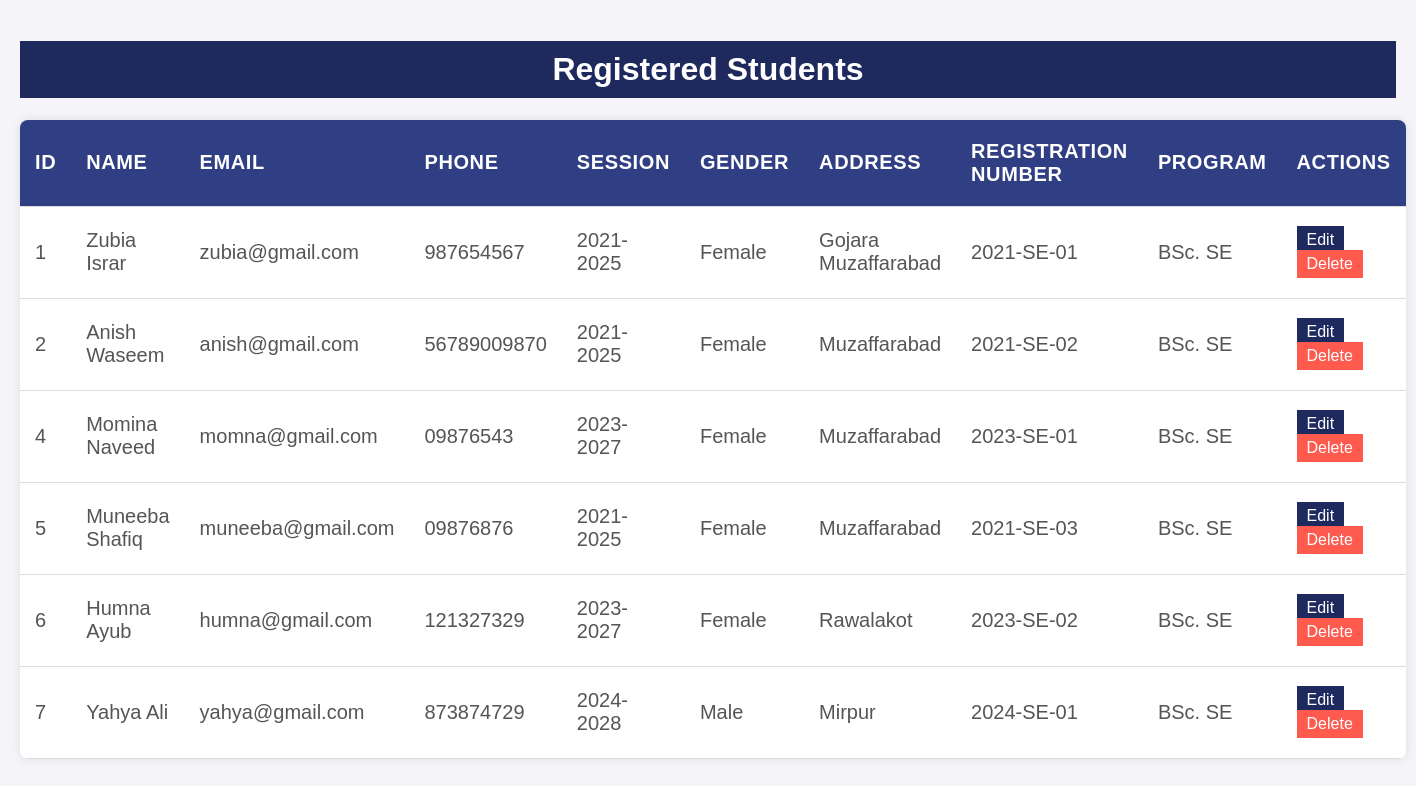
The app's page /view_students.php with its own data.
### tables this page shows
CREATE TABLE `students` (
  `id` int(11) NOT NULL,
  `name` varchar(255) NOT NULL,
  `email` varchar(255) NOT NULL,
  `phone` varchar(255) NOT NULL,
  `password` varchar(255) NOT NULL,
  `session` varchar(255) NOT NULL,
  `gender` varchar(255) NOT NULL,
  `address` varchar(255) NOT NULL,
  `program` varchar(255) NOT NULL,
  `registration_number` varchar(255) NOT NULL
);

### view_students.php (the view, shortened to what this page needs)
<?php
$servername = "localhost";
$username = "root";
$password = "";
$dbname = "universitysystem";
$conn = mysqli_connect($servername, $username, $password, $dbname);
$edit_data = null;
$students_query = "SELECT id, name, email, phone, session, gender, address, registration_number, program FROM students";
$students_result = mysqli_query($conn, $students_query);
?>
<!DOCTYPE html>
<html lang="en">
<head>
</head>
<body>
<h1>Registered Students</h1>
<form method="POST" action="view_students.php">
    <table>
        <tr>
            <th>ID</th>
            <th>Name</th>
            <th>Email</th>
            <th>Phone</th>
            <th>Session</th>
            <th>Gender</th>
            <th>Address</th>
            <th>Registration Number</th>
            <th>Program</th>
            <th>Actions</th>
        </tr>
        <?php
        if (mysqli_num_rows($students_result) > 0) {
            while ($row = mysqli_fetch_assoc($students_result)) {
                echo "<tr>";
                echo "<td>" . $row['id'] . "</td>";
                echo "<td>";
                if (isset($edit_data) && $edit_data['id'] == $row['id']) {
                    echo "<input type='text' name='name' value='" . $edit_data['name'] . "' required>";
                } else {
                    echo $row['name'];
                }
                echo "</td>";
                echo "<td>";
                if (isset($edit_data) && $edit_data['id'] == $row['id']) {
                    echo "<input type='email' name='email' value='" . $edit_data['email'] . "' required>";
                } else {
                    echo $row['email'];
                }
                echo "</td>";
                echo "<td>";
                if (isset($edit_data) && $edit_data['id'] == $row['id']) {
                    echo "<input type='text' name='phone' value='" . $edit_data['phone'] . "' required>";
                } else {
                    echo $row['phone'];
                }
                echo "</td>";
                echo "<td>";
                if (isset($edit_data) && $edit_data['id'] == $row['id']) {
                    echo "<input type='text' name='session' value='" . $edit_data['session'] . "' required>";
                } else {
                    echo $row['session'];
                }
                echo "</td>";
                echo "<td>";
                if (isset($edit_data) && $edit_data['id'] == $row['id']) {
                    echo "<input type='text' name='gender' value='" . $edit_data['gender'] . "' required>";
                } else {
                    echo $row['gender'];
                }
                echo "</td>";
                echo "<td>";
                if (isset($edit_data) && $edit_data['id'] == $row['id']) {
                    echo "<input type='text' name='address' value='" . $edit_data['address'] . "' required>";
                } else {
                    echo $row['address'];
                }
                echo "</td>";
                echo "<td>";
                if (isset($edit_data) && $edit_data['id'] == $row['id']) {
                    echo "<input type='text' name='registration_number' value='" . $edit_data['registration_number'] . "' required>";
                } else {
                    echo $row['registration_number'];
                }
                echo "</td>";
                echo "<td>";
                if (isset($edit_data) && $edit_data['id'] == $row['id']) {
                    echo "<input type='text' name='program' value='" . $edit_data['program'] . "' required>";
                } else {
                    echo $row['program'];
                }
                echo "</td>";
                echo "<td>";
                if (isset($edit_data) && $edit_data['id'] == $row['id']) {
                    echo "<input type='hidden' name='id' value='" . $row['id'] . "'>";
                    echo "<input type='submit' name='update' value='Update' class='button edit'>";
                } else {
                    echo "<form method='POST' action='view_students.php' style='display:inline;'>";
                    echo "<a href='view_students.php?edit_id=" . $row['id'] . "' class='button'>Edit</a>";
                    echo "<input type='submit' name='delete' value='Delete' class='button dlt' onclick='return confirm(\"Are you sure you want to delete this record?\");'>";
                    echo "</form>";
                }
                echo "</td>";
                echo "</tr>";
            }
        } else {
            echo "<tr><td colspan='10'>No students registered.</td></tr>";
        }
        ?>
    </table>
</form>
</body>
</html>

### view_students.php (style rules this page uses)
body { font-family: Arial, sans-serif; background-color: #f4f4f9; margin: 0; padding: 20px; }
h1 { text-align: center; color: white; background: #1E2A5E; padding: 10px 0; }
a { text-decoration: none; font-size: 16px; }
table { width: 100%; border-collapse: collapse; margin: 20px 0; background-color: #fff; box-shadow: 0 0 10px rgba(0, 0, 0, 0.1); border-radius: 8px; overflow: hidden; font-size: 20px; }
table th, table td { padding: 20px 15px; text-align: left; border-bottom: 1px solid #ddd; }
table th { background-color: #303f84; color: white; text-transform: uppercase; letter-spacing: 0.03em; }
table td { color: #555; }
table, th, td { border-left: none; border-right: none; }
table td { border-bottom: 1px solid #ddd; }
table tr { margin-bottom: 10px; }
.button { background-color: #1E2A5E; color: white; border: none; padding: 5px 10px; cursor: pointer; font-size: 16px; margin-right: 10px; }
.button.dlt { background-color: #ff5a4e; }

### records on screen
students: id "1", name "Zubia Israr", email "zubia@gmail.com", phone "987654567", session "2021-2025", gender "Female", address "Gojara Muzaffarabad", registration_number "2021-SE-01", program "BSc. SE"
students: id "2", name "Anish Waseem", email "anish@gmail.com", phone "56789009870", session "2021-2025", gender "Female", address "Muzaffarabad", registration_number "2021-SE-02", program "BSc. SE"
students: id "4", name "Momina Naveed", email "momna@gmail.com", phone "09876543", session "2023-2027", gender "Female", address "Muzaffarabad", registration_number "2023-SE-01", program "BSc. SE"
students: id "5", name "Muneeba Shafiq", email "muneeba@gmail.com", phone "09876876", session "2021-2025", gender "Female", address "Muzaffarabad", registration_number "2021-SE-03", program "BSc. SE"
students: id "6", name "Humna Ayub", email "humna@gmail.com", phone "121327329", session "2023-2027", gender "Female", address "Rawalakot", registration_number "2023-SE-02", program "BSc. SE"
students: id "7", name "Yahya Ali", email "yahya@gmail.com", phone "873874729", session "2024-2028", gender "Male", address "Mirpur", registration_number "2024-SE-01", program "BSc. SE"
